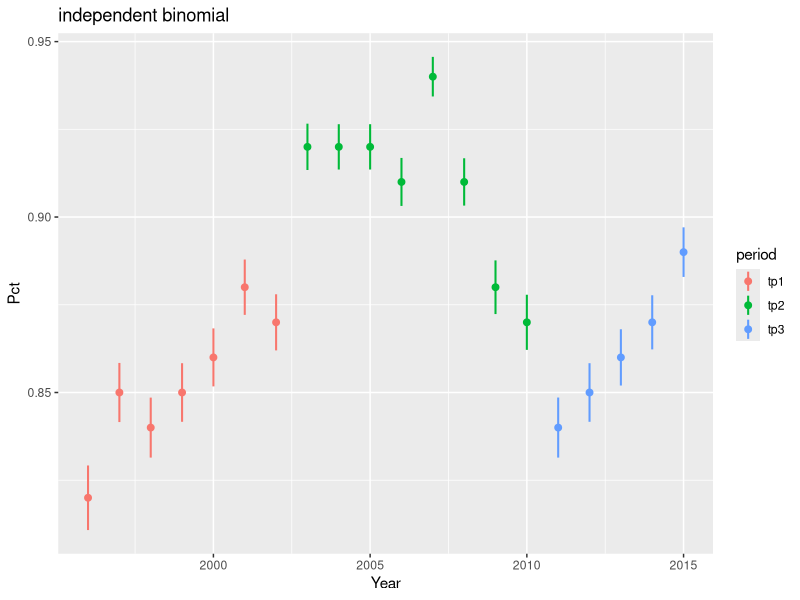
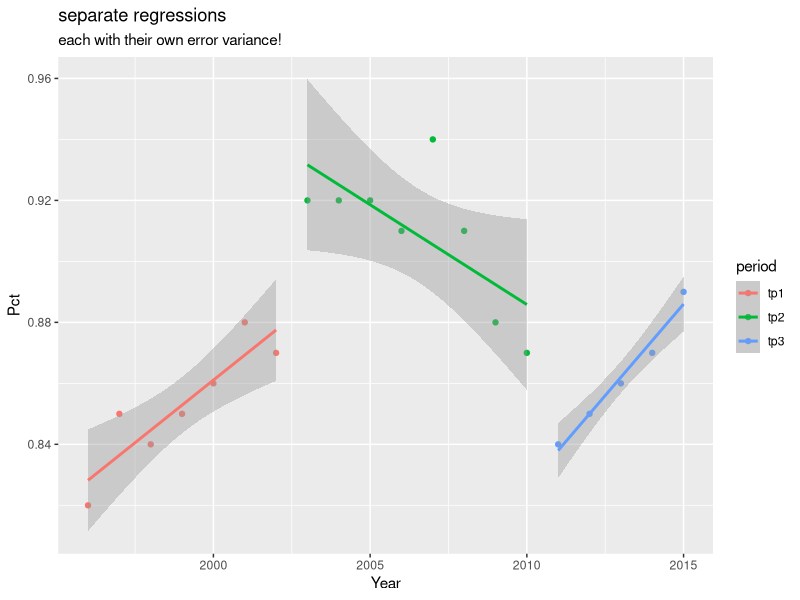
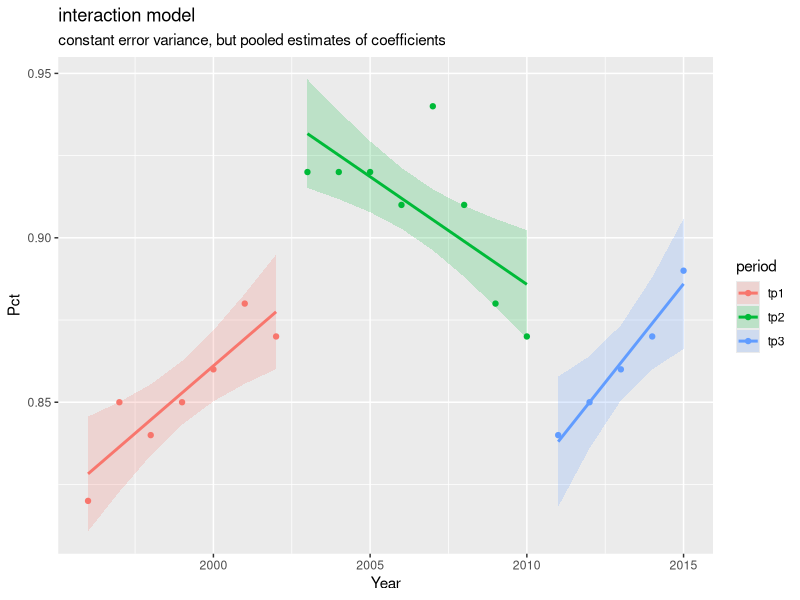

Here is the R script that generated these plots, in order:
## ---- chunk 1
#| echo: false
#| warning: false
#| message: false 
library(tidyverse)
residents <- read_csv("data/residency.csv") |>
  mutate(period = case_when(
    Year <= 2002 ~ "tp1",
    Year >= 2011 ~ "tp3",
    .default = "tp2"
  ))
## ---- chunk 2
#| echo: false
#| warning: false
#| message: false 
residents$se  <- sqrt(residents$Pct * (1 - residents$Pct) / residents$N)
residents$lwr <- residents$Pct - 2 * residents$se
residents$upr <- residents$Pct + 2 * residents$se
residents$size <- residents$upr - residents$lwr

ggplot(residents, aes(x = Year, y = Pct, color = period)) +
  geom_linerange(aes(ymin = lwr, ymax = upr), linewidth = 0.7) +
  geom_point(size = 2) + 
  labs(title = "independent binomial")

## ---- chunk 3
#| echo: false
#| warning: false
#| message: false 
ggplot(residents, aes(x = Year, y = Pct, color = period)) + 
  geom_point() +
  geom_smooth(method = "lm") + 
  labs(title = "separate regressions",
       subtitle = "each with their own error variance!")
## ---- chunk 4
#| echo: false
#| warning: false
#| message: false 

fit <- lm(Pct ~ Year * period, data = residents)

pred <- predict(fit, newdata = residents, se.fit = TRUE)

residents$fit   <- pred$fit
residents$se    <- pred$se.fit
residents$lwr   <- residents$fit - 1.96 * residents$se
residents$upr   <- residents$fit + 1.96 * residents$se


ggplot(residents, aes(Year, Pct, color = period, fill = period)) +
  geom_point() +
  geom_ribbon(aes(ymin = lwr, ymax = upr), alpha = 0.2, color = NA) +
  geom_line(aes(y = fit), linewidth = 1) +
  labs(title = "interaction model",
       subtitle = "constant error variance, but pooled estimates of coefficients")

